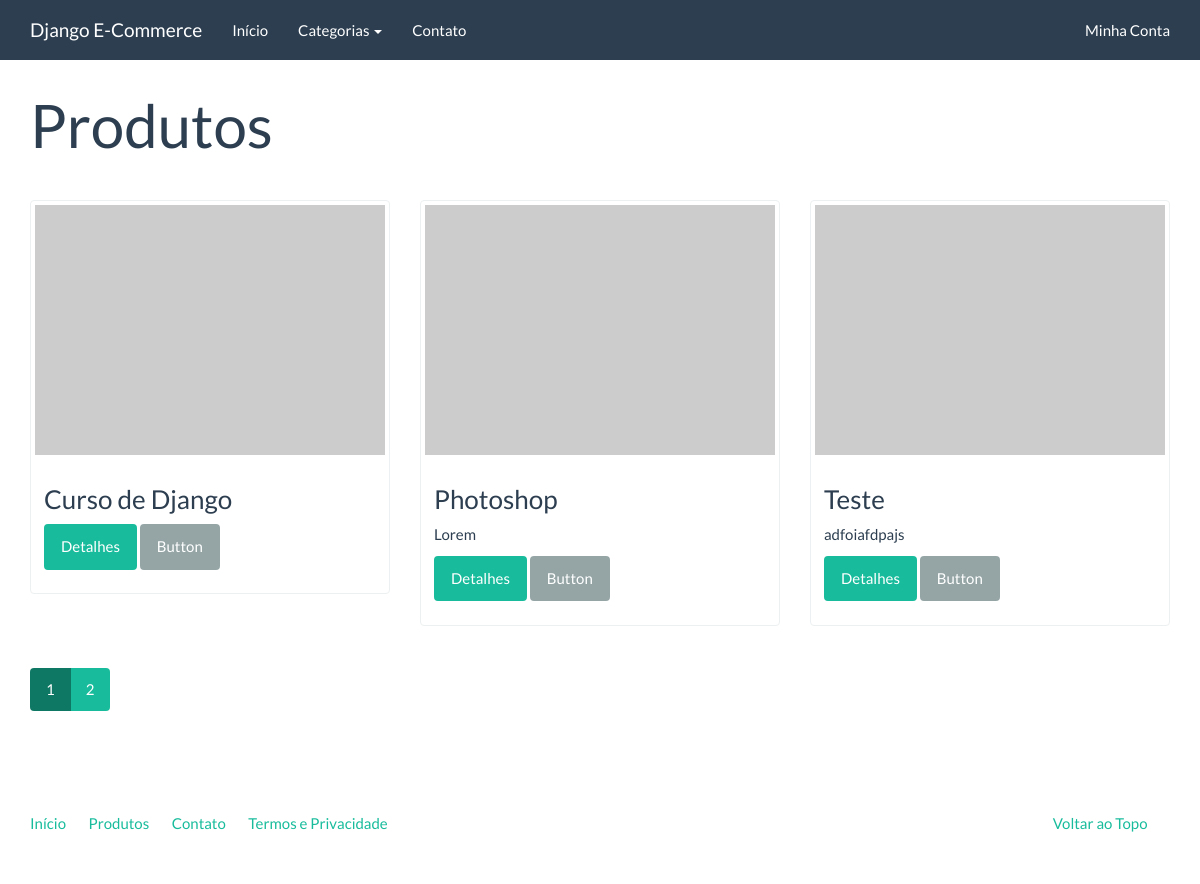
Page /catalogo/ on the earlier database version.
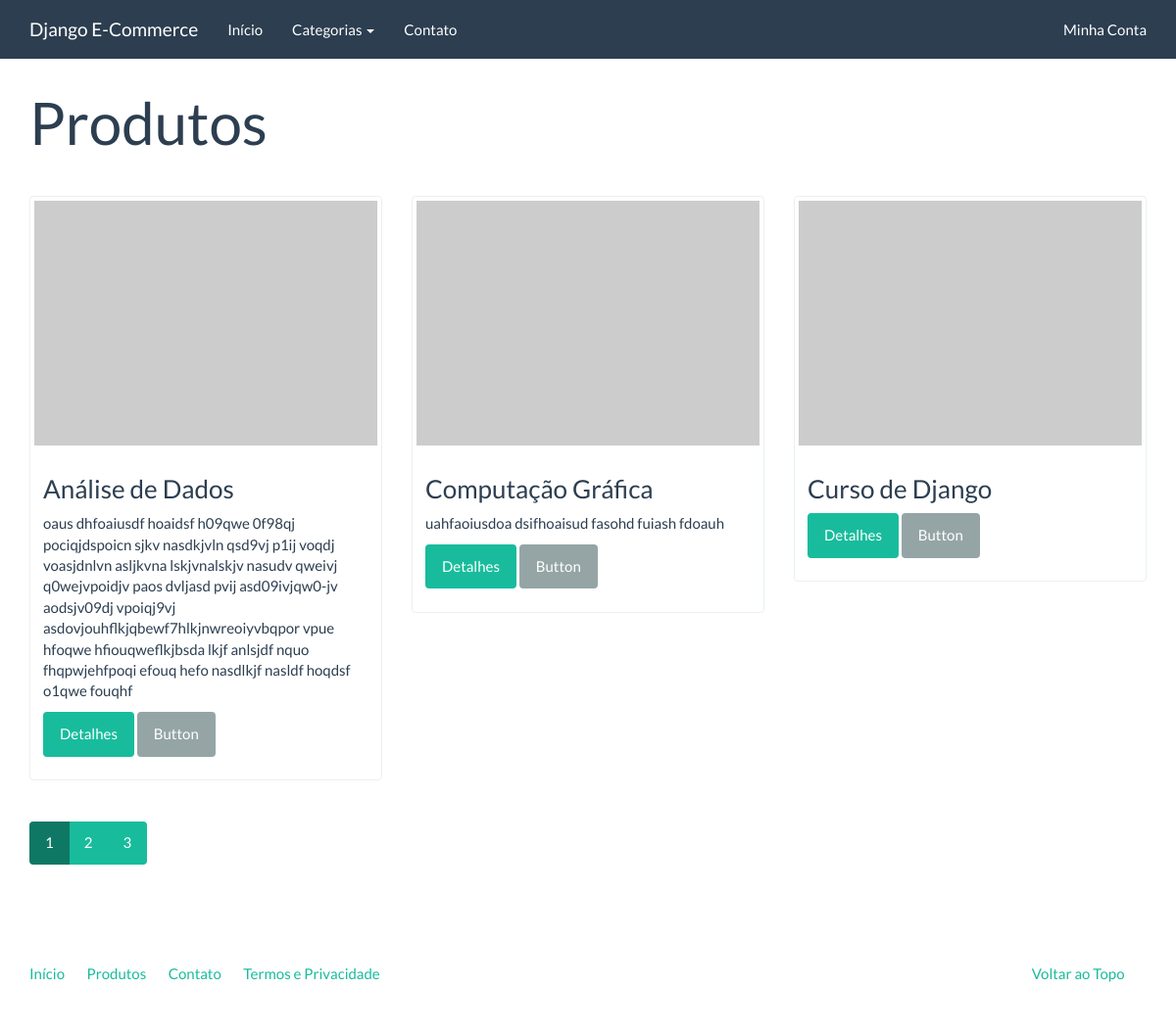
Same page on the later database version.
### catalog/models.py (models this page shows)
class Product(models.Model):
    name = models.CharField('Nome', max_length=100)
    slug = models.SlugField('Identificador', max_length=100)
    category = models.ForeignKey('catalog.Category', verbose_name='Categoria', on_delete=models.CASCADE)
    description = models.TextField('Descrição', blank=True)
    price = models.DecimalField('Preço', decimal_places=2, max_digits=8)
    created = models.DateTimeField('Criado em', auto_now_add=True)
    modified = models.DateTimeField('Modificado em', auto_now=True)
    class Meta:
        verbose_name = 'Produto'
        verbose_name_plural = 'Produtos'
        ordering = ['name']
    def __str__(self):
        return self.name
    def get_absolute_url(self):
        return reverse('catalog:product', kwargs={'slug': self.slug})

### catalog/views.py (the view)
class ProductListView(generic.ListView):
    model = Product
    context_object_name = 'products'
    template_name = 'catalog/product_list.html'
    paginate_by = 3

### catalog/context_processors.py (called while the page is built)
def categories(request):
    return {
        'categories': Category.objects.all()
    }

### catalog/models.py (called while the page is built)
    def get_absolute_url(self):
        return reverse('catalog:category', kwargs={'slug': self.slug})

### core/templatetags/pagination.py (called while the page is built)
@register.inclusion_tag('pagination.html')
def pagination(request, paginator, page_obj):
    context = {
        'paginator': paginator,
        'request': request,
        'page_obj': page_obj
    }
    getvars = request.GET.copy()
    if 'page' in getvars:
        del getvars['page']
    if len(getvars) > 0:
        context['getvars'] = '&{0}'.format(getvars.urlencode())
    else:
        context['getvars'] = ''
    return context

### catalog/templates/catalog/product_list.html (shortened to what this page needs)
{% extends 'base.html' %}
{% load pagination %}
{% block container %}
    <div class="page-header">
        <h1>Produtos</h1>
    </div>
    <div class="row">
        {% for product in products %}
            <div class="col-sm-6 col-md-4">
                <div class="thumbnail">
                    <a href="{{ product.get_absolute_url }}">
                        <img src="http://placehold.it/350x250" alt="" />
                    </a>
                    <div class="caption">
                        <h3>{{ product }}</h3>
                        {{ product.description|linebreaks }}
                        <p>
                            <a href="{{ product.get_absolute_url }}" class="btn btn-success" role="button">Detalhes</a>
                            <a href="#" class="btn btn-default" role="button">Button</a>
                        </p>
                    </div>
                </div>
            </div>
        {% endfor %}
    </div>
    {% pagination request paginator page_obj %}
{% endblock container %}

Differences in the rows shown:
no longer on this page (row unchanged): Product: name "Photoshop", description "Lorem"
no longer on this page (row edited): Product: name "Teste", description "adfoiafdpajs"
added Product: name "Análise de Dados", description "oaus dhfoaiusdf hoaidsf h09qwe 0f98qj pociqjdspoicn sjkv nasdkjvln qsd9vj p1ij voqdj voasjdnlvn asljkvna lskjvnalskjv nasudv qweivj q0wejvpoidjv paos dvljasd pvij asd09ivjqw0-jv aodsjv09dj vpoiqj9vj asdovjouhflkjqbewf7hlkjnwreoiyvbqpor vpue hfoqwe hfiouqweflkjbsda lkjf anlsjdf nquo fhqpwjehfpoqi efouq hefo nasdlkjf nasldf hoqdsf o1qwe fouqhf"
added Product: name "Computação Gráfica", description "uahfaoiusdoa dsifhoaisud fasohd fuiash fdoauh"
Other differences:
new list line: "3"
